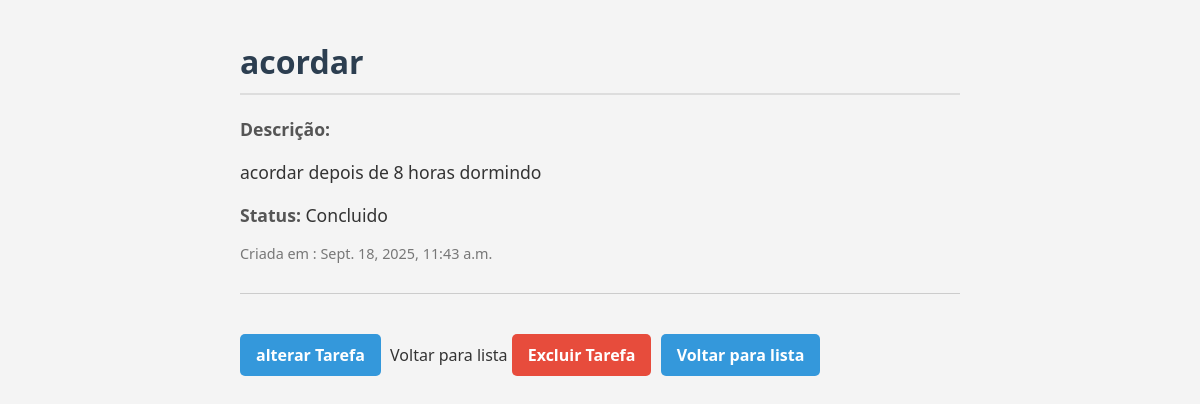
Page /tarefas/1/ on the committed database.
### tarefas/models.py (models this page shows, shortened)
class Tarefa (models.Model):
    titulo = models.CharField (max_length = 200)
    descricao = models.TextField (blank=True, null=True)
    data_criacao = models.DateTimeField (auto_now_add=True)
    concluida = models.BooleanField (default=False)
    projeto= models.ForeignKey (Projeto, on_delete = models.CASCADE, null = True, blank = True)

### tarefas/views.py (the view)
def detalhe_tarefa(request, tarefa_id):
    tarefa= get_object_or_404 (Tarefa, pk=tarefa_id)
    return render(request, 'tarefas/detalhe.html', {'tarefa':tarefa})

### tarefas/templates/tarefas/detalhe.html (shortened to what this page needs)
<!DOCTYPE html>
<html lang="pt-br">
    <head>
        {% load static %}
        <link rel="stylesheet" href="{% static 'detalhe/detalhe.css' %}">
    </head>
<body>
    <h1>{{tarefa.titulo}}</h1>
    <p><strong>Descrição:</strong>{{ tarefa.descricao|linebreaks}} </p>
    <p><strong>Status:</strong> {% if tarefa.concluida %}Concluido{% else %}Pendente{% endif %}</p>
    <small>Criada em : {{tarefa.data_criacao}}</tarefa></small>
    <hr>
    <a href="{% url 'alterar_tarefa' tarefa.id %}">alterar Tarefa</a>
    Voltar para lista
     <a href="{% url 'excluir_tarefa' tarefa.id %}">Excluir Tarefa</a>
    <a href="{% url 'lista_tarefas' %}">Voltar para lista</a>
</body>
</html>

### tarefas/static/detalhe/detalhe.css (style rules this page uses)
* { margin: 0; padding: 0; box-sizing: border-box; }
body { font-family: 'Segoe UI', Tahoma, Geneva, Verdana, sans-serif; background-color: #f4f4f4; color: #333; padding: 40px; max-width: 800px; margin: auto; }
h1 { font-size: 2em; color: #2c3e50; margin-bottom: 20px; border-bottom: 2px solid #ddd; padding-bottom: 10px; }
p { font-size: 1.1em; line-height: 1.6; margin-bottom: 15px; }
strong { color: #555; }
small { display: block; margin-top: 10px; color: #777; font-size: 0.9em; }
hr { margin: 30px 0; border: none; border-top: 1px solid #ccc; }
a { display: inline-block; margin: 10px 5px 0 0; padding: 10px 16px; text-decoration: none; background-color: #3498db; color: white; border-radius: 5px; transition: background-color 0.3s ease; font-weight: bold; }
a[href*="excluir"] { background-color: #e74c3c; }

### rows in the picture
Tarefa: titulo "acordar", descricao "acordar depois de 8 horas dormindo", data_criacao "Sept. 18, 2025, 11:43 a.m."
